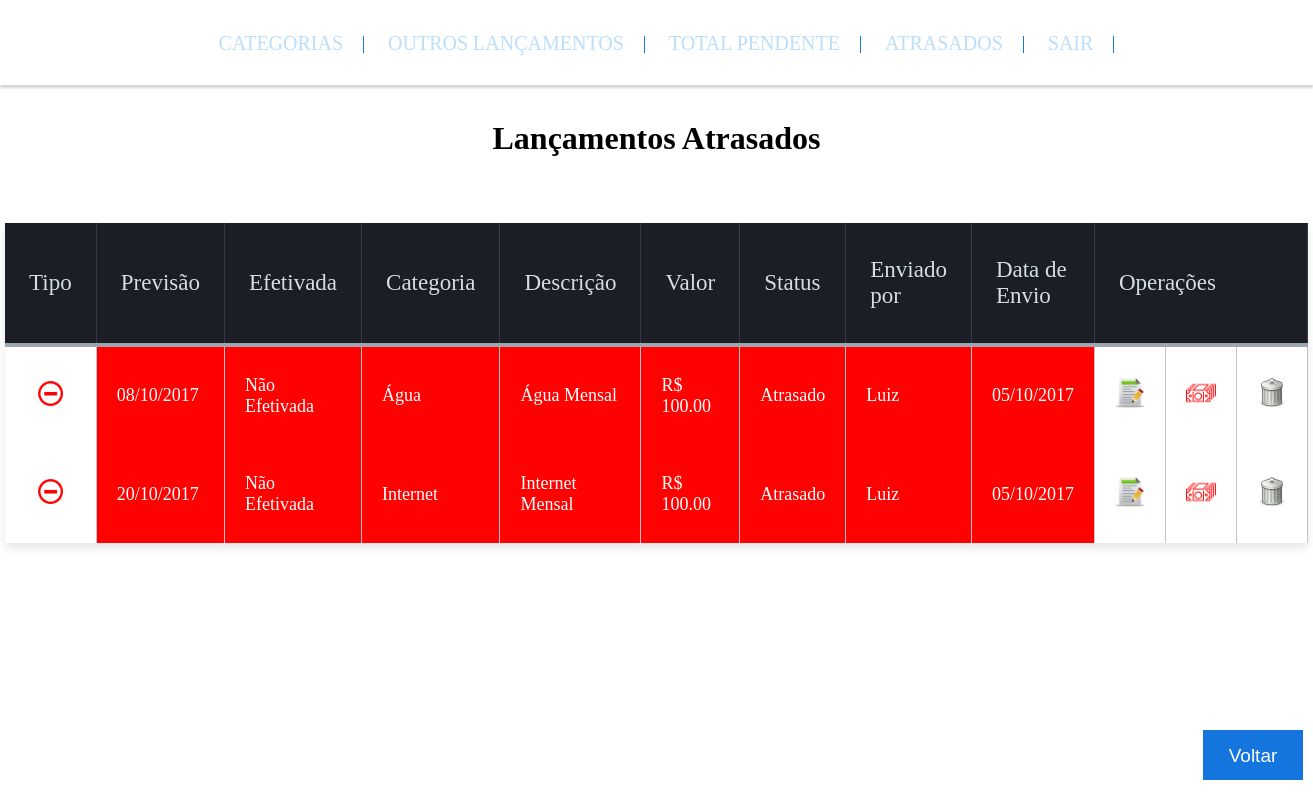
Page /atrasados.php (signed in) on the committed database.
### tables this page shows
CREATE TABLE IF NOT EXISTS `lancamentos` (
`id` int(6) NOT NULL,
  `tipo` char(1) DEFAULT NULL,
  `previsao` date DEFAULT NULL,
  `efetivada` date DEFAULT NULL,
  `id_categoria` int(6) DEFAULT NULL,
  `descricao` varchar(250) DEFAULT NULL,
  `valor` decimal(10,2) DEFAULT NULL,
  `id_usuario` int(6) DEFAULT NULL,
  `data_envio` date DEFAULT NULL
);

CREATE TABLE IF NOT EXISTS `categorias` (
`id_categoria` int(6) NOT NULL,
  `nome` varchar(100) DEFAULT NULL,
  `tipo` char(1) DEFAULT NULL
);

CREATE TABLE IF NOT EXISTS `cadastros` (
`id_usuario` int(6) NOT NULL,
  `nome_usuario` varchar(100) DEFAULT NULL,
  `senha` varchar(100) NOT NULL,
  `privilegio` char(1) DEFAULT NULL,
  `data_inicio` date DEFAULT NULL
);

### atrasados.php (the view, shortened to what this page needs)
<!DOCTYPE html>
<html lang="pt-br">
	<head>
		<link rel="stylesheet" href="Estilos/categorias.css">
		<link rel="stylesheet" href="Estilos/todos.css">
		<link rel="stylesheet" href="Estilos/header.css">
		<link rel="stylesheet" href="Estilos/listar.css">
		<?php
			include "Funcoes/conectar.php";
			$dataHoje = date('Ymd');
		?>
	</head>
	<body>
		<header class="header" role="banner">
		    <nav class="nav_bar">
		        <ul class="ul_bar">
		            <li class="li_bar"><a href="categorias.php">Categorias</a></li>
		            <li class="li_bar"><a href="outrosLancamentos.php" disabled>Outros Lançamentos</a></li>
		            <li class="li_bar"><a href="totalPendente.php">Total Pendente</a></li>
		            <li class="li_bar"><a href="atrasados.php">Atrasados</a></li>
		            <li class="li_bar"><a href="Funcoes/logout.php">Sair</a></li>
		        </ul>
		    </nav>
		</header>
		<div class="cabecalho">
			<h1 class="Text_cat1">Lançamentos Atrasados</h1>
		</div><br><br>
		<div class="conteudo">
			<div class="voltar">
				<a href="listarLancamentos.php"><input type="button" value="Voltar"></a>
			</div>
			<div class="tabela">
				<table class="tabela-top">
					<tr>
						<th>Tipo</th>
						<th>Previsão</th>
						<th>Efetivada</th>
						<th>Categoria</th>
						<th>Descrição</th>
						<th>Valor</th>
						<th>Status</th>
						<th>Enviado por</th>
						<th>Data de Envio</th>
						<th colspan="3">Operações</th>
					</tr>
					<?php
						$id = $_SESSION['id'];
						$sqlTabela = "WHERE cadastros.id_usuario=$id AND categorias.id_categoria=lancamentos.id_categoria AND lancamentos.id_usuario=cadastros.id_usuario AND efetivada='0000-00-00' ORDER BY lancamentos.tipo ASC, lancamentos.previsao ASC";
						$sql = "SELECT * FROM categorias,lancamentos,cadastros $sqlTabela";
						$receber = $conectar -> prepare($sql);
						$receber -> execute();
						foreach($receber as $listar){
							$id = $listar['id'];
							$tipo = $listar['tipo'];
							$previsao = $listar['previsao'];
							$id_categoria = utf8_encode($listar['nome']);
							$descricao = utf8_encode($listar['descricao']);
							$valor = $listar['valor'];
							$nome_usuario = $listar['nome_usuario'];
							$data_envio = $listar['data_envio'];
							$tempo = str_replace("-","",$previsao);
							if($tempo < $dataHoje){
								$classe = "atrasado";
								$status = "Atrasado";
								$efetivada = "Não Efetivada";
								$previsao = date('d/m/Y', strtotime($previsao));
								$data_envio = date('d/m/Y', strtotime($data_envio));
								if($tipo == "D"){
									$imagemTipo = "menos.png";
								}else if($tipo = "R"){
									$imagemTipo = "mais.png";
								}else{
									$imagemTipo = "nenhum.png";
								}
								$pagamento = "pagar";
								$ativar = "";
								$titlePagamento = ucfirst($pagamento);
								echo"
									<tr class='$classe'>
										<td class='tdImagem semCor'><img src='Imagens/$imagemTipo'></td>
										<td>$previsao</td>
										<td>$efetivada</td>
										<td>$id_categoria</td>
										<td>$descricao</td>
										<td>R$ $valor</td>
										<td>$status</td>
										<td>$nome_usuario</td>
										<td>$data_envio</td>
										<td class='semCor'><input type='image' src='Imagens/editar.png' name='editar' title='Editar' onClick='editar($id, 2)'></td>
										<td class='semCor'><input type='image' src='Imagens/$pagamento.png' name='pagar' $ativar title='$titlePagamento' onClick='pagar($id, 2)'></td>
										<td class='semCor'><input type='image' src='Imagens/excluir.png' name='excluir' title='Excluir' onClick='excluir($id, 2)'></td>
									</tr>
								";
							}
						}
					?>
				</table>
			</div>
		</div>
	</body>
</html>

### Estilos/categorias.css (style rules this page uses)
.Text_cat1 { margin-top: 120px; margin-bottom: 30px; }

### Estilos/todos.css (style rules this page uses)
* { margin:0; border:0; padding:0; }
* [disabled] { cursor:default; }
html, body { text-align:center; margin:0 auto; margin-bottom:10px; }
table { margin:0 auto; }
input, select { width:200px; height:50px; }
input[type="image"] { width:50px; height:50px; }
input[type="submit"], input[type="button"] { padding: 15px 15px; color: #FFF; background-color: #1375DD; width: 20%; font-size: 19px; border-style: none; cursor: pointer; }
img { width:25px; }
.semCor { background-color: #FFF!important; }
.tdImagem { text-align:center; }
.tabela input { width:30px; height:30px; }
.atrasado { background-color: #FF0101; color:#FFF; }
.voltar { display:inline-block; margin-top:10px; width:300px; margin-bottom:10px; }
.voltar { position:fixed; bottom:10px; right:10px; width:100px; }
.voltar input { width:100%; }

### Estilos/header.css (style rules this page uses)
.header { width: 100%; position: fixed; top: 0; left: 0; height: 85px; border: none; background-color: rgba(255,255,255,1); box-shadow: 0px 3px 2px 0px rgba(50, 50, 50, 0.2); }
.nav_bar { margin: 2em; }
.ul_bar { list-style-type: none; text-align: center; }
.li_bar { height: 20px; margin-right: 0px; border-right: 1px solid #1976D2; padding: 0 20px; display: inline; }
.li_bar a { text-decoration: none; color: #BBDEFB; font-size: 20px; text-transform: uppercase; transition: all 0.5s ease; display: inline-block; }

### Estilos/listar.css (style rules this page uses)
.tabela-top { background: white; border-radius:3px; border-collapse: collapse; height: 320px; margin: auto; max-width: 600px; padding:5px; width: 100%; box-shadow: 0 5px 10px rgba(0, 0, 0, 0.1); }
th { color:#D5DDE5; background:#1b1e24; border-bottom:4px solid #9ea7af; border-right: 1px solid #343a45; font-size:23px; font-weight: 100; padding:24px; text-align:left; text-shadow: 0 1px 1px rgba(0, 0, 0, 0.1); vertical-align:middle; }
td { padding:20px; text-align:left; font-size:18px; border-right: 1px solid #C1C3D1; }

### rows in the picture
lancamentos: previsao "08/10/2017", previsao "Não Efetivada", id_categoria.nome "Água", descricao "Água Mensal", valor "100.00", previsao "Atrasado", id_usuario.nome_usuario "Luiz", data_envio "05/10/2017"
lancamentos: previsao "20/10/2017", previsao "Não Efetivada", id_categoria.nome "Internet", descricao "Internet Mensal", valor "100.00", previsao "Atrasado", id_usuario.nome_usuario "Luiz", data_envio "05/10/2017"
